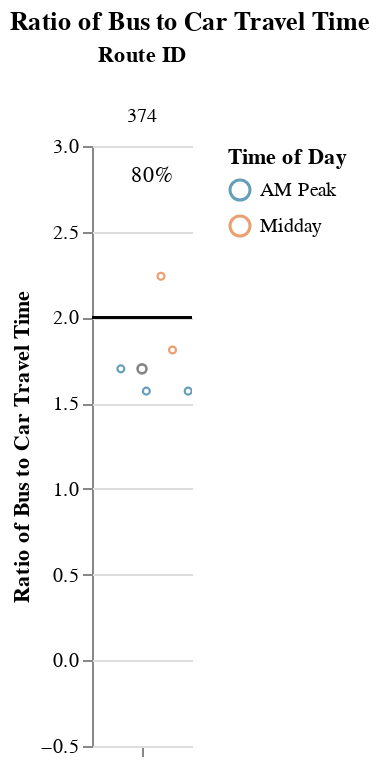
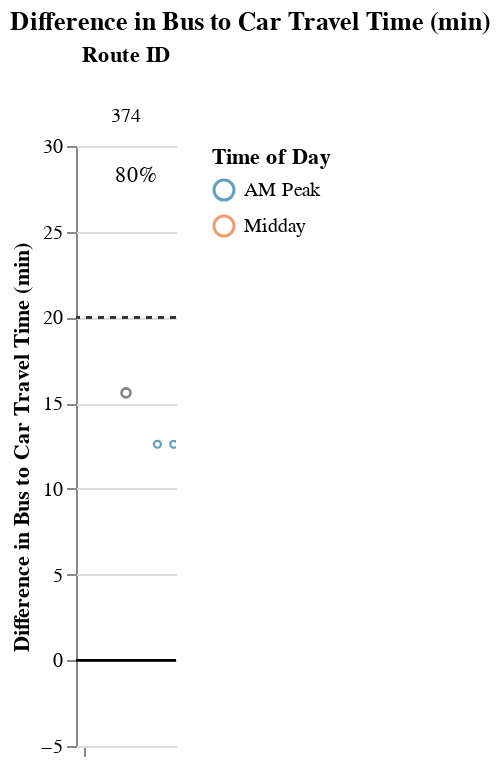

Notebook code for these charts, in order:
### Markdown cell above
## Viable Competitive Routes
### Short Routes (< 1 hr)

### Code cell
# Allow for possibility that operator doesn't have routes that fall into certain route_groups
# But, jupyterbook will not like markdown with f-string
# separate out route_group and put in each cell, and use try/except + if to display...
# but all 3 route groups must be displayed. just add sentence about why no routes were returned at the end
route_group = "short"
try:
    display_charts_for_route_group(df, route_group)
except:
    print("No routes meet this criteria.")

### Figure 1 — Vega-Lite specification as saved in the notebook (floating-point values rounded to 4 significant figures)
{"config": {"view": {"continuousWidth": 400, "continuousHeight": 300, "stroke": null}, "facet": {"spacing": 0}}, "data": {"name": "data-a19213f49d4dfdd2029ef3e7ef8ac8b6"}, "facet": {"column": {"field": "route_id", "sort": ["374"], "title": "Route ID", "type": "nominal"}}, "spec": {"layer": [{"mark": "rule", "encoding": {"color": {"value": "black"}, "y": {"field": "cutoff", "type": "quantitative"}}, "selection": {"selector001": {"type": "interval", "bind": "scales", "encodings": ["x", "y"]}}}, {"mark": {"type": "point", "opacity": 0.65, "size": 12, "strokeWidth": 1.1}, "encoding": {"color": {"field": "time_of_day", "scale": {"range": ["#136C97", "#E16B26", "#F6BF16", "#00896B", "#7790A3", "#5B559C"]}, "sort": ["AM Peak", "Midday", "PM Peak", "Owl Service"], "title": "Time of Day", "type": "nominal"}, "tooltip": [{"field": "route_id", "type": "nominal"}, {"field": "route_name", "type": "nominal"}, {"field": "trip_id", "type": "nominal"}, {"field": "service_hours", "type": "quantitative"}, {"field": "car_duration_hours", "type": "quantitative"}, {"field": "bus_multiplier", "type": "quantitative"}, {"field": "bus_difference", "type": "quantitative"}, {"field": "num_trips", "type": "quantitative"}, {"field": "num_competitive", "type": "quantitative"}, {"field": "pct_trips_competitive", "type": "quantitative"}, {"field": "p25", "type": "quantitative"}, {"field": "p50", "type": "quantitative"}, {"field": "p75", "type": "quantitative"}], "x": {"axis": {"grid": false, "labels": false, "ticks": true, "values": [0]}, "field": "jitter", "scale": {}, "title": null, "type": "quantitative"}, "y": {"field": "bus_multiplier", "scale": {"domain": [-0.25, 3.0]}, "title": "Ratio of Bus to Car Travel Time", "type": "quantitative"}}, "transform": [{"calculate": "sqrt(-2*log(random()))*cos(2*PI*random())", "as": "jitter"}], "width": 50}, {"layer": [{"mark": {"type": "point", "opacity": 0.6, "size": 20, "strokeWidth": 1.3}, "encoding": {"color": {"value": "#323434"}, "y": {"field": "bus_multiplier", "type": "quantitative"}}, "transform": [{"filter": "(datum.p50_trip === 1)"}]}, {"mark": {"type": "text", "align": "center", "baseline": "middle"}, "encoding": {"color": {"value": "black"}, "text": {"field": "pct_trips_competitive", "format": ".0%", "type": "quantitative"}, "tooltip": [{"field": "route_id", "type": "nominal"}, {"field": "route_name", "type": "nominal"}, {"field": "trip_id", "type": "nominal"}, {"field": "service_hours", "type": "quantitative"}, {"field": "car_duration_hours", "type": "quantitative"}, {"field": "bus_multiplier", "type": "quantitative"}, {"field": "bus_difference", "type": "quantitative"}, {"field": "num_trips", "type": "quantitative"}, {"field": "num_competitive", "type": "quantitative"}, {"field": "pct_trips_competitive", "type": "quantitative"}, {"field": "p25", "type": "quantitative"}, {"field": "p50", "type": "quantitative"}, {"field": "p75", "type": "quantitative"}], "x": {"value": 30}, "y": {"value": 15}}, "transform": [{"calculate": "sqrt(-2*log(random()))*cos(2*PI*random())", "as": "jitter"}, {"filter": "(datum.fastest_trip === 1)"}]}]}]}, "resolve": {"scale": {"y": "shared"}}, "title": "Ratio of Bus to Car Travel Time", "$schema": "https://vega.github.io/schema/vega-lite/v4.17.0.json", "datasets": {"data-a19213f49d4dfdd2029ef3e7ef8ac8b6": [{"calitp_itp_id": 34, "trip_key": 5892677553650632622, "trip_id": "t_1464309_b_30344_tn_0", "shape_id": "p_1276639", "route_id": "374", "service_hours": 0.58, "trip_first_departure_ts": 25200, "trip_last_arrival_ts": 27300, "departure_hour": 7, "time_of_day": "AM Peak", "p25": 0.58, "p50": 0.63, "p75": 0.67, "p50_trip": 0, "fastest_trip": 1, "car_duration_hours": 0.37, "competitive_route": 1, "bus_multiplier": 1.57, "bus_difference": 12.6, "num_trips": 5, "num_competitive": 4, "pct_trips_competitive": 0.8, "bus_difference_spread": 15.0, "route_group": "short", "max_trip_hrs": 0.83, "max_trip_route_group": 0.83, "below_cutoff": 4, "pct_below_cutoff": 0.8, "name": "City of Beaumont", "caltrans_district": "08 - San Bernardino", "drmt_organization_name": null, "route_name": "Service To The Westerly Portion Of Interstate 10 More Commonly Referred To As The Tournament Hills/Fairway Canyon Area, Cherry Valley, The High School, Both Middle Schools And Commercial Areas.", "cutoff2": 20, "cutoff": 2}, {"calitp_itp_id": 34, "trip_key": 5462754935045100504, "trip_id": "t_1464310_b_30344_tn_0", "shape_id": "p_1276641", "route_id": "374", "service_hours": 0.58, "trip_first_departure_ts": 27300, "trip_last_arrival_ts": 29400, "departure_hour": 7, "time_of_day": "AM Peak", "p25": 0.58, "p50": 0.63, "p75": 0.67, "p50_trip": 0, "fastest_trip": 0, "car_duration_hours": 0.37, "competitive_route": 1, "bus_multiplier": 1.57, "bus_difference": 12.6, "num_trips": 5, "num_competitive": 4, "pct_trips_competitive": 0.8, "bus_difference_spread": 15.0, "route_group": "short", "max_trip_hrs": 0.83, "max_trip_route_group": 0.83, "below_cutoff": 4, "pct_below_cutoff": 0.8, "name": "City of Beaumont", "caltrans_district": "08 - San Bernardino", "drmt_organization_name": null, "route_name": "Service To The Westerly Portion Of Interstate 10 More Commonly Referred To As The Tournament Hills/Fairway Canyon Area, Cherry Valley, The High School, Both Middle Schools And Commercial Areas.", "cutoff2": 20, "cutoff": 2}, {"calitp_itp_id": 34, "trip_key": -1579305071204761968, "trip_id": "t_1464311_b_30344_tn_0", "shape_id": "p_1276641", "route_id": "374", "service_hours": 0.63, "trip_first_departure_ts": 27600, "trip_last_arrival_ts": 29880, "departure_hour": 7, "time_of_day": "AM Peak", "p25": 0.58, "p50": 0.63, "p75": 0.67, "p50_trip": 1, "fastest_trip": 0, "car_duration_hours": 0.37, "competitive_route": 1, "bus_multiplier": 1.7, "bus_difference": 15.6, "num_trips": 5, "num_competitive": 4, "pct_trips_competitive": 0.8, "bus_difference_spread": 15.0, "route_group": "short", "max_trip_hrs": 0.83, "max_trip_route_group": 0.83, "below_cutoff": 4, "pct_below_cutoff": 0.8, "name": "City of Beaumont", "caltrans_district": "08 - San Bernardino", "drmt_organization_name": null, "route_name": "Service To The Westerly Portion Of Interstate 10 More Commonly Referred To As The Tournament Hills/Fairway Canyon Area, Cherry Valley, The High School, Both Middle Schools And Commercial Areas.", "cutoff2": 20, "cutoff": 2}, {"calitp_itp_id": 34, "trip_key": -6303257823472920984, "trip_id": "t_1464312_b_30344_tn_0", "shape_id": "p_1276644", "route_id": "374", "service_hours": 0.67, "trip_first_departure_ts": 54900, "trip_last_arrival_ts": 57300, "departure_hour": 15, "time_of_day": "Midday", "p25": 0.58, "p50": 0.63, "p75": 0.67, "p50_trip": 0, "fastest_trip": 0, "car_duration_hours": 0.37, "competitive_route": 1, "bus_multiplier": 1.81, "bus_difference": 18.0, "num_trips": 5, "num_competitive": 4, "pct_trips_competitive": 0.8, "bus_difference_spread": 15.0, "route_group": "short", "max_trip_hrs": 0.83, "max_trip_route_group": 0.83, "below_cutoff": 4, "pct_below_cutoff": 0.8, "name": "City of Beaumont", "caltrans_district": "08 - San Bernardino", "drmt_organization_name": null, "route_name": "Service To The Westerly Portion Of Interstate 10 More Commonly Referred To As The Tournament Hills/Fairway Canyon Area, Cherry Valley, The High School, Both Middle Schools And Commercial Areas.", "cutoff2": 20, "cutoff": 2}, {"calitp_itp_id": 34, "trip_key": 5135752337688310872, "trip_id": "t_1464313_b_30344_tn_0", "shape_id": "p_1276643", "route_id": "374", "service_hours": 0.83, "trip_first_departure_ts": 57600, "trip_last_arrival_ts": 60600, "departure_hour": 16, "time_of_day": "Midday", "p25": 0.58, "p50": 0.63, "p75": 0.67, "p50_trip": 0, "fastest_trip": 0, "car_duration_hours": 0.37, "competitive_route": 1, "bus_multiplier": 2.24, "bus_difference": 27.6, "num_trips": 5, "num_competitive": 4, "pct_trips_competitive": 0.8, "bus_difference_spread": 15.0, "route_group": "short", "max_trip_hrs": 0.83, "max_trip_route_group": 0.83, "below_cutoff": 4, "pct_below_cutoff": 0.8, "name": "City of Beaumont", "caltrans_district": "08 - San Bernardino", "drmt_organization_name": null, "route_name": "Service To The Westerly Portion Of Interstate 10 More Commonly Referred To As The Tournament Hills/Fairway Canyon Area, Cherry Valley, The High School, Both Middle Schools And Commercial Areas.", "cutoff2": 20, "cutoff": 2}]}}

### Figure 2 — Vega-Lite specification as saved in the notebook (floating-point values rounded to 4 significant figures)
{"config": {"view": {"continuousWidth": 400, "continuousHeight": 300, "stroke": null}, "facet": {"spacing": 0}}, "data": {"name": "data-8bd521dbaee83d35ffb381387f3f4599"}, "facet": {"column": {"field": "route_id", "sort": ["374"], "title": "Route ID", "type": "nominal"}}, "spec": {"layer": [{"mark": "rule", "encoding": {"color": {"value": "black"}, "y": {"field": "cutoff", "type": "quantitative"}}, "selection": {"selector002": {"type": "interval", "bind": "scales", "encodings": ["x", "y"]}}}, {"mark": {"type": "rule", "strokeDash": [3, 3]}, "encoding": {"color": {"value": "#323434"}, "y": {"field": "cutoff2", "type": "quantitative"}}}, {"mark": {"type": "point", "opacity": 0.65, "size": 12, "strokeWidth": 1.1}, "encoding": {"color": {"field": "time_of_day", "scale": {"range": ["#136C97", "#E16B26", "#F6BF16", "#00896B", "#7790A3", "#5B559C"]}, "sort": ["AM Peak", "Midday", "PM Peak", "Owl Service"], "title": "Time of Day", "type": "nominal"}, "tooltip": [{"field": "route_id", "type": "nominal"}, {"field": "route_name", "type": "nominal"}, {"field": "trip_id", "type": "nominal"}, {"field": "service_hours", "type": "quantitative"}, {"field": "car_duration_hours", "type": "quantitative"}, {"field": "bus_multiplier", "type": "quantitative"}, {"field": "bus_difference", "type": "quantitative"}, {"field": "num_trips", "type": "quantitative"}, {"field": "num_competitive", "type": "quantitative"}, {"field": "pct_trips_competitive", "type": "quantitative"}, {"field": "p25", "type": "quantitative"}, {"field": "p50", "type": "quantitative"}, {"field": "p75", "type": "quantitative"}], "x": {"axis": {"grid": false, "labels": false, "ticks": true, "values": [0]}, "field": "jitter", "scale": {}, "title": null, "type": "quantitative"}, "y": {"field": "bus_difference", "scale": {"domain": [-5, 27.6]}, "title": "Difference in Bus to Car Travel Time (min)", "type": "quantitative"}}, "transform": [{"calculate": "sqrt(-2*log(random()))*cos(2*PI*random())", "as": "jitter"}], "width": 50}, {"layer": [{"mark": {"type": "point", "opacity": 0.6, "size": 20, "strokeWidth": 1.3}, "encoding": {"color": {"value": "#323434"}, "y": {"field": "bus_difference", "type": "quantitative"}}, "transform": [{"filter": "(datum.p50_trip === 1)"}]}, {"mark": {"type": "text", "align": "center", "baseline": "middle"}, "encoding": {"color": {"value": "black"}, "text": {"field": "pct_trips_competitive", "format": ".0%", "type": "quantitative"}, "tooltip": [{"field": "route_id", "type": "nominal"}, {"field": "route_name", "type": "nominal"}, {"field": "trip_id", "type": "nominal"}, {"field": "service_hours", "type": "quantitative"}, {"field": "car_duration_hours", "type": "quantitative"}, {"field": "bus_multiplier", "type": "quantitative"}, {"field": "bus_difference", "type": "quantitative"}, {"field": "num_trips", "type": "quantitative"}, {"field": "num_competitive", "type": "quantitative"}, {"field": "pct_trips_competitive", "type": "quantitative"}, {"field": "p25", "type": "quantitative"}, {"field": "p50", "type": "quantitative"}, {"field": "p75", "type": "quantitative"}], "x": {"value": 30}, "y": {"value": 15}}, "transform": [{"calculate": "sqrt(-2*log(random()))*cos(2*PI*random())", "as": "jitter"}, {"filter": "(datum.fastest_trip === 1)"}]}]}]}, "resolve": {"scale": {"y": "shared"}}, "title": "Difference in Bus to Car Travel Time (min)", "$schema": "https://vega.github.io/schema/vega-lite/v4.17.0.json", "datasets": {"data-8bd521dbaee83d35ffb381387f3f4599": [{"calitp_itp_id": 34, "trip_key": 5892677553650632622, "trip_id": "t_1464309_b_30344_tn_0", "shape_id": "p_1276639", "route_id": "374", "service_hours": 0.58, "trip_first_departure_ts": 25200, "trip_last_arrival_ts": 27300, "departure_hour": 7, "time_of_day": "AM Peak", "p25": 0.58, "p50": 0.63, "p75": 0.67, "p50_trip": 0, "fastest_trip": 1, "car_duration_hours": 0.37, "competitive_route": 1, "bus_multiplier": 1.57, "bus_difference": 12.6, "num_trips": 5, "num_competitive": 4, "pct_trips_competitive": 0.8, "bus_difference_spread": 15.0, "route_group": "short", "max_trip_hrs": 0.83, "max_trip_route_group": 0.83, "below_cutoff": 4, "pct_below_cutoff": 0.8, "name": "City of Beaumont", "caltrans_district": "08 - San Bernardino", "drmt_organization_name": null, "route_name": "Service To The Westerly Portion Of Interstate 10 More Commonly Referred To As The Tournament Hills/Fairway Canyon Area, Cherry Valley, The High School, Both Middle Schools And Commercial Areas.", "cutoff2": 20, "cutoff": 0}, {"calitp_itp_id": 34, "trip_key": 5462754935045100504, "trip_id": "t_1464310_b_30344_tn_0", "shape_id": "p_1276641", "route_id": "374", "service_hours": 0.58, "trip_first_departure_ts": 27300, "trip_last_arrival_ts": 29400, "departure_hour": 7, "time_of_day": "AM Peak", "p25": 0.58, "p50": 0.63, "p75": 0.67, "p50_trip": 0, "fastest_trip": 0, "car_duration_hours": 0.37, "competitive_route": 1, "bus_multiplier": 1.57, "bus_difference": 12.6, "num_trips": 5, "num_competitive": 4, "pct_trips_competitive": 0.8, "bus_difference_spread": 15.0, "route_group": "short", "max_trip_hrs": 0.83, "max_trip_route_group": 0.83, "below_cutoff": 4, "pct_below_cutoff": 0.8, "name": "City of Beaumont", "caltrans_district": "08 - San Bernardino", "drmt_organization_name": null, "route_name": "Service To The Westerly Portion Of Interstate 10 More Commonly Referred To As The Tournament Hills/Fairway Canyon Area, Cherry Valley, The High School, Both Middle Schools And Commercial Areas.", "cutoff2": 20, "cutoff": 0}, {"calitp_itp_id": 34, "trip_key": -1579305071204761968, "trip_id": "t_1464311_b_30344_tn_0", "shape_id": "p_1276641", "route_id": "374", "service_hours": 0.63, "trip_first_departure_ts": 27600, "trip_last_arrival_ts": 29880, "departure_hour": 7, "time_of_day": "AM Peak", "p25": 0.58, "p50": 0.63, "p75": 0.67, "p50_trip": 1, "fastest_trip": 0, "car_duration_hours": 0.37, "competitive_route": 1, "bus_multiplier": 1.7, "bus_difference": 15.6, "num_trips": 5, "num_competitive": 4, "pct_trips_competitive": 0.8, "bus_difference_spread": 15.0, "route_group": "short", "max_trip_hrs": 0.83, "max_trip_route_group": 0.83, "below_cutoff": 4, "pct_below_cutoff": 0.8, "name": "City of Beaumont", "caltrans_district": "08 - San Bernardino", "drmt_organization_name": null, "route_name": "Service To The Westerly Portion Of Interstate 10 More Commonly Referred To As The Tournament Hills/Fairway Canyon Area, Cherry Valley, The High School, Both Middle Schools And Commercial Areas.", "cutoff2": 20, "cutoff": 0}, {"calitp_itp_id": 34, "trip_key": -6303257823472920984, "trip_id": "t_1464312_b_30344_tn_0", "shape_id": "p_1276644", "route_id": "374", "service_hours": 0.67, "trip_first_departure_ts": 54900, "trip_last_arrival_ts": 57300, "departure_hour": 15, "time_of_day": "Midday", "p25": 0.58, "p50": 0.63, "p75": 0.67, "p50_trip": 0, "fastest_trip": 0, "car_duration_hours": 0.37, "competitive_route": 1, "bus_multiplier": 1.81, "bus_difference": 18.0, "num_trips": 5, "num_competitive": 4, "pct_trips_competitive": 0.8, "bus_difference_spread": 15.0, "route_group": "short", "max_trip_hrs": 0.83, "max_trip_route_group": 0.83, "below_cutoff": 4, "pct_below_cutoff": 0.8, "name": "City of Beaumont", "caltrans_district": "08 - San Bernardino", "drmt_organization_name": null, "route_name": "Service To The Westerly Portion Of Interstate 10 More Commonly Referred To As The Tournament Hills/Fairway Canyon Area, Cherry Valley, The High School, Both Middle Schools And Commercial Areas.", "cutoff2": 20, "cutoff": 0}, {"calitp_itp_id": 34, "trip_key": 5135752337688310872, "trip_id": "t_1464313_b_30344_tn_0", "shape_id": "p_1276643", "route_id": "374", "service_hours": 0.83, "trip_first_departure_ts": 57600, "trip_last_arrival_ts": 60600, "departure_hour": 16, "time_of_day": "Midday", "p25": 0.58, "p50": 0.63, "p75": 0.67, "p50_trip": 0, "fastest_trip": 0, "car_duration_hours": 0.37, "competitive_route": 1, "bus_multiplier": 2.24, "bus_difference": 27.6, "num_trips": 5, "num_competitive": 4, "pct_trips_competitive": 0.8, "bus_difference_spread": 15.0, "route_group": "short", "max_trip_hrs": 0.83, "max_trip_route_group": 0.83, "below_cutoff": 4, "pct_below_cutoff": 0.8, "name": "City of Beaumont", "caltrans_district": "08 - San Bernardino", "drmt_organization_name": null, "route_name": "Service To The Westerly Portion Of Interstate 10 More Commonly Referred To As The Tournament Hills/Fairway Canyon Area, Cherry Valley, The High School, Both Middle Schools And Commercial Areas.", "cutoff2": 20, "cutoff": 0}]}}
